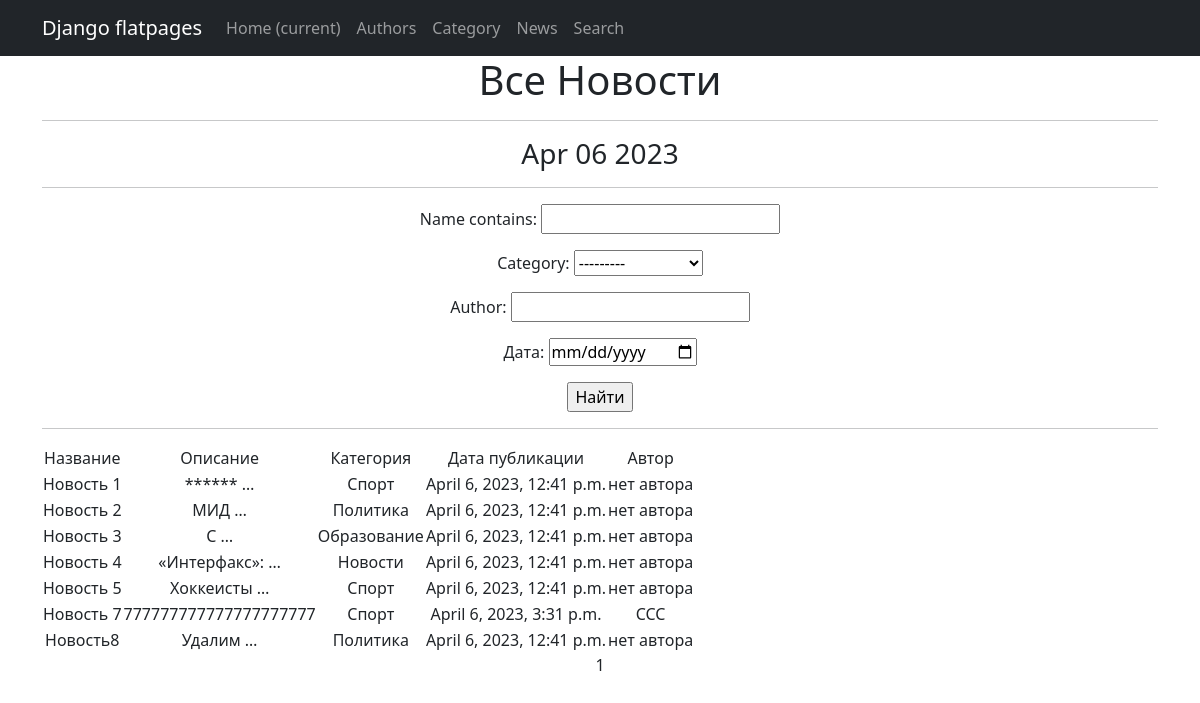
Page /news/ on the committed database.
### news/models.py (models this page shows, shortened)
class News(models.Model):
    name = models.CharField(
        max_length=255,
        unique=True, # названия новостей не должны повторяться
        validators=[validate_slug],  # валидатор для генерации уникальных значений
    )
    description = models.TextField()
    category = models.ForeignKey(
        to='Category',
        on_delete=models.CASCADE,
        related_name='news', # все новости в категории будут доступны через поле news
    )
    published_date = models.DateTimeField(default=datetime.now)  # предоставляем значение по умолчанию
    author = models.CharField(max_length=100, default='нет автора')

class Category(models.Model):
    name = models.CharField(max_length=255, unique=True)
    def __str__(self):
        return self.name

### news/views.py (the view)
# urls.py: path('', NewsList.as_view(), name='news_list'),
class NewsList(ListView):
    model = News
    ordering = 'name'
    template_name = 'newss.html'
    context_object_name = 'newss'
    paginate_by = 10  # вот так мы можем указать количество записей на странице
    def get_queryset(self):
        queryset = super().get_queryset()
        name__icontains = self.request.GET.get('name__icontains', '')
        category = self.request.GET.get('category', '')
        author = self.request.GET.get('author', '')
        published_date = self.request.GET.get('published_date', '')
        if published_date:
            queryset = queryset.filter(published_date=published_date)
        if name__icontains:
            queryset = queryset.filter(name__icontains=name__icontains)
        if category:
            queryset = queryset.filter(category__name=category)
        if author:
            queryset = queryset.filter(author=author)
        self.filterset = NewsFilter(self.request.GET, queryset)
        return self.filterset.qs
    def get_context_data(self, **kwargs):
        context = super().get_context_data(**kwargs)
        context['filterset'] = self.filterset
        return context

### news/templatetags/cencor.py (called while the page is built)
@register.filter
def censor(value):
    if not isinstance(value, str):
        raise ValueError("Входное значение должно быть строкой")
    words = value.split()
    for i in range(len(words)):
        if words[i].lower() in censor_list:
            words[i] = '*' * len(words[i])
    return ' '.join(words)

### news/templatetags/custom_tags.py (called while the page is built)
@register.simple_tag()
def current_time(format_string='%b %d %Y'):
   return datetime.utcnow().strftime(format_string)

### news/templates/newss.html (shortened to what this page needs)
{% extends 'flatpages/default.html' %}
{% load cencor %}
{% load custom_tags %}
{% block content %}
   <h1>Все Новости</h1>
   <hr>
   <h3>{% current_time '%b %d %Y' %}</h3>
   <hr>
   <form action="" method="get">
       {{ filterset.form.as_p }}
       <input type="submit" value="Найти" />
   </form>
   <hr>
   {% if newss %}
       <table>
           <tr>
               <td>Название</td>
               <td>Описание</td>
               <td>Категория</td>
               <td>Дата публикации</td>
               <td>Автор</td>
           </tr>
           {% for news in newss %}
           <tr>
               <td>{{ news.name }}</td>
               <td>{{ news.description|truncatewords:1|censor }}</td>
               <td>{{ news.category.name }}</td>
               <td>{{ news.published_date }}</td>
               <td>{{ news.author }}</td>
           </tr>
           {% endfor %}
       </table>
   {% else %}
       <h2>Новостей нет!</h2>
   {% endif %}
   {{ page_obj.number }}
{% endblock content %}

### news/templates/flatpages/default.html (shortened to what this page needs)
<!DOCTYPE html>
<html lang="en">
    <head>
        {% load static %}
        <link href="{% static 'css/styles.css' %}" rel="stylesheet" />
    </head>
    <body>
        <nav class="navbar navbar-expand-lg navbar-dark bg-dark static-top">
           <div class="container">
               <a class="navbar-brand" href="#">Django flatpages</a>
               <div class="collapse navbar-collapse" id="navbarResponsive">
                   <ul class="navbar-nav ml-auto">
                       <li class="nav-item active">
                           <a class="nav-link" href="#">Home
                               <span class="sr-only">(current)</span>
                           </a>
                       </li>
                       <li class="nav-item">
                           <a class="nav-link" href="/authors/">Authors</a>
                       </li>
                       <li class="nav-item">
                           <a class="nav-link" href="/category/">Category</a>
                       </li>
                       <li class="nav-item">
                           <a class="nav-link" href="/news/">News</a>
                       </li>
                       <li class="nav-item">
                           <a class="nav-link" href="/news/create">Search</a>
                       </li>
                   </ul>
               </div>
           </div>
        </nav>
        <div class="container">
            <div class="row">
               <div class="col-lg-12 text-center">
                   {% block content %}{% endblock content %}
               </div>
           </div>
        </div>
    </body>
</html>

### rows in the picture
News: name "Новость 1", description|censor "****** …", category.name "Спорт", published_date "April 6, 2023, 12:41 p.m.", author "нет автора"
News: name "Новость 2", description|censor "МИД …", category.name "Политика", published_date "April 6, 2023, 12:41 p.m.", author "нет автора"
News: name "Новость 3", description|censor "С …", category.name "Образование", published_date "April 6, 2023, 12:41 p.m.", author "нет автора"
News: name "Новость 4", description|censor "«Интерфакс»: …", category.name "Новости", published_date "April 6, 2023, 12:41 p.m.", author "нет автора"
News: name "Новость 5", description|censor "Хоккеисты …", category.name "Спорт", published_date "April 6, 2023, 12:41 p.m.", author "нет автора"
News: name "Новость 7", description|censor "777777777777777777777", category.name "Спорт", published_date "April 6, 2023, 3:31 p.m.", author "ССС"
News: name "Новость8", description|censor "Удалим …", category.name "Политика", published_date "April 6, 2023, 12:41 p.m.", author "нет автора"

### other values in the picture
{{ page_obj.number }} "1"
